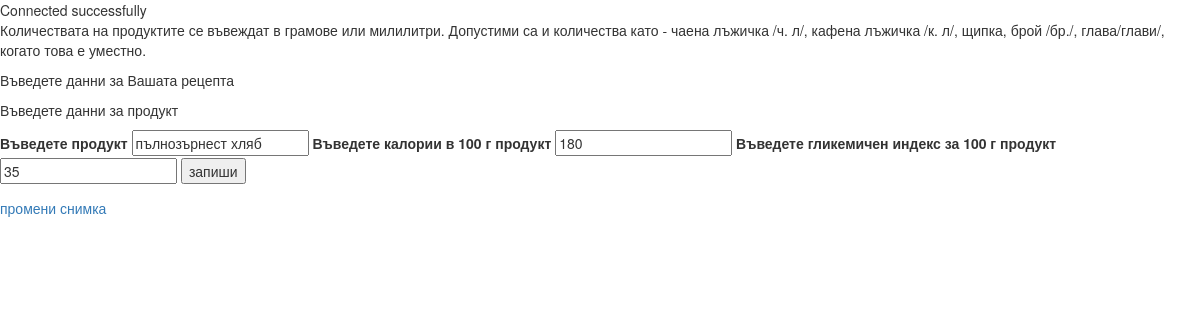
The app's page /pre_project/update_new_product.php?product=пълнозърнест хляб with its own data.
### tables this page shows
CREATE TABLE IF NOT EXISTS `products` (
  `id` int(11) NOT NULL AUTO_INCREMENT,
  `product` varchar(200) NOT NULL,
  `product_type` int(11) DEFAULT NULL,
  `calories` int(11) NOT NULL,
  `gi` int(11) NOT NULL,
  `coef_to_gr` float NOT NULL DEFAULT '1' COMMENT 'coef for cinversion in equivalent weight in gramms ',
  `content_photo` longblob,
  `name_photo` varchar(200) NOT NULL,
  `type_photo` varchar(200) NOT NULL,
  `size_photo` int(11) NOT NULL,
  `user_id` int(11) NOT NULL,
  `date_published` date NOT NULL,
  `date_deleted` date DEFAULT NULL,
  PRIMARY KEY (`id`),
  UNIQUE KEY `product` (`product`),
  KEY `product_type` (`product_type`),
  KEY `users_id` (`user_id`)
);

### pre_project/update_new_product.php (the view, shortened to what this page needs)
<?php
require_once('includes.php');
if(!empty($_GET)) {
	$product = $_GET['product'];
} else {
	$product = '';
}
$q = "SELECT * FROM `products` WHERE `product` = '$product'";
$result = mysqli_query($connect, $q);
if (mysqli_num_rows($result)>0) {
	$row = mysqli_fetch_assoc($result);
}
?>
<!DOCTYPE html>
<html lang="en">
<head>
	<link rel="stylesheet" href="https://maxcdn.bootstrapcdn.com/bootstrap/3.3.5/css/bootstrap.min.css">
	<link rel="stylesheet" href="https://maxcdn.bootstrapcdn.com/bootstrap/3.3.5/css/bootstrap-theme.min.css">
</head>
<body>
	<p>Количествата на продуктите се въвеждат в грамове или милилитри. Допустими са и количества като - чаена лъжичка /ч. л/, кафена лъжичка /к. л/, щипка, брой /бр./, глава/глави/, когато това е уместно. </p>
	<p>Въведете данни за Вашата рецепта</p>
	<form method="post" action="update_new_product.php">
		<p>Въведете данни за продукт</p>
		<label for="nm">Въведете продукт</label>
		<input type="text" name="product" id="nm" value="<?php if(isset($row['product'])) {echo $row['product']; }?>">
		<label for="cal">Въведете калории в 100 г продукт</label>
		<input type="number" name="cal" id="cal" value="<?php echo $row['calories'];?>">
		<label for="gi">Въведете гликемичен индекс за 100 г продукт</label>
		<input type="number" name="gi" id="gi" value="<?php echo $row['gi'];?>">
		<input type="submit" value="запиши" name="submit">
	</form>
	<a href="product_photo.php?product=<?php echo $product?>">промени снимка</a>
	</body>
	</html>

### records on screen
products: product "пълнозърнест хляб", cal "180", gi "35"
